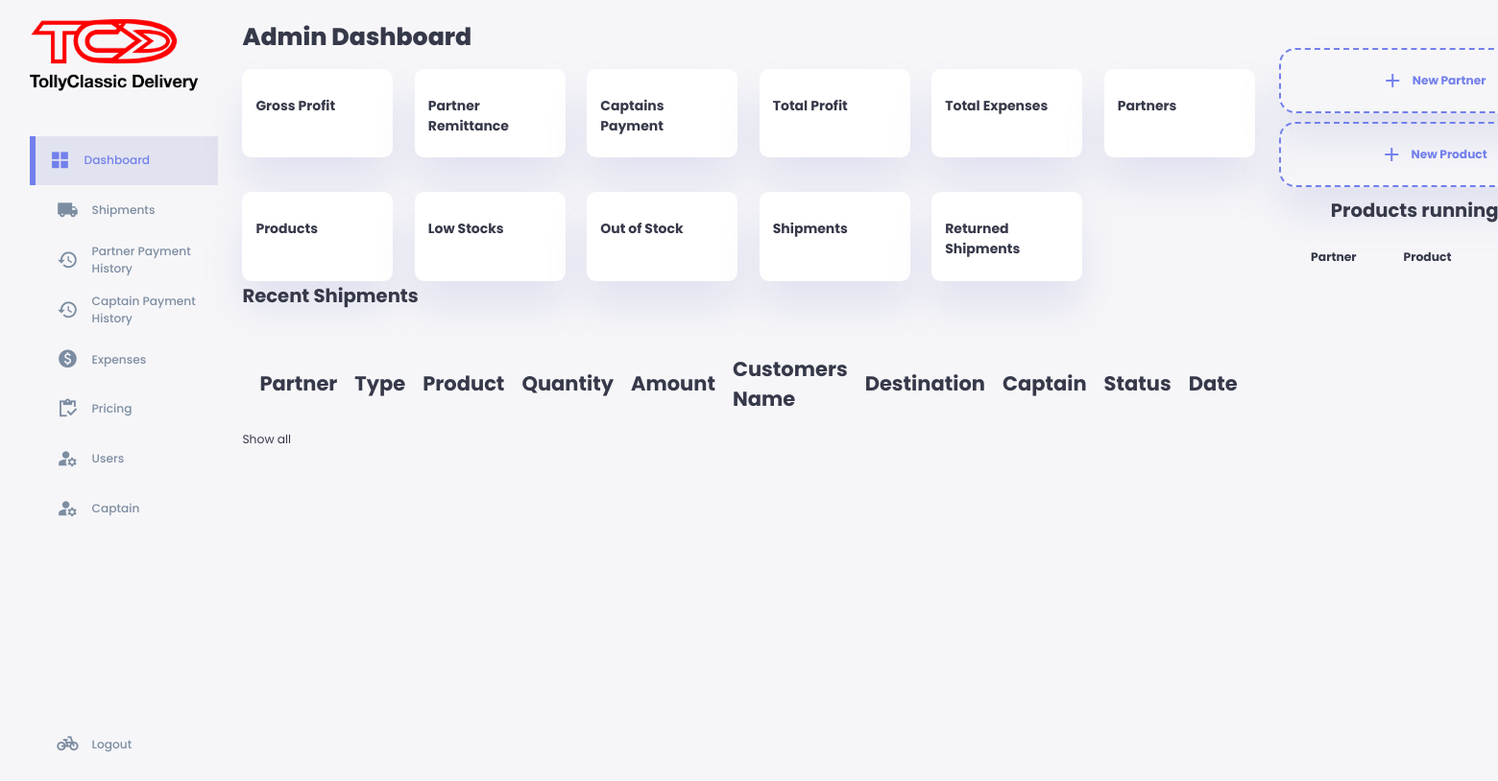
/abojuto/index.php, run on an earlier commit of the app's database.
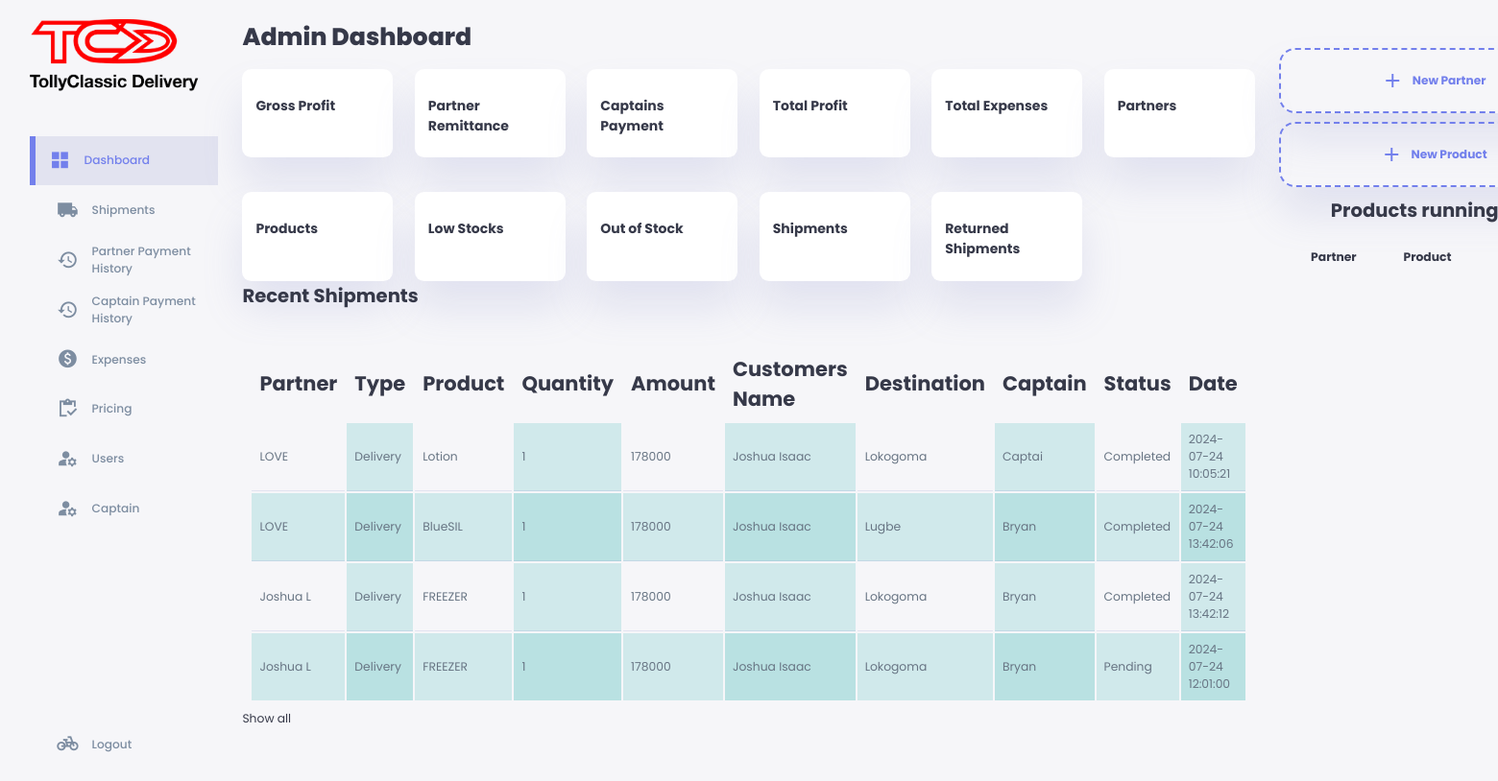
And on a later commit of the database.
### tables this page shows
CREATE TABLE `gbigbe` (
  `id` int(11) NOT NULL,
  `partner` varchar(100) NOT NULL,
  `shipmentType` varchar(100) NOT NULL,
  `product` varchar(255) NOT NULL,
  `availableUnit` varchar(100) NOT NULL,
  `quantity` varchar(100) NOT NULL,
  `unitPrice` varchar(100) NOT NULL,
  `amount` int(100) NOT NULL,
  `customersName` varchar(100) NOT NULL,
  `SOD` varchar(100) NOT NULL,
  `destination` varchar(100) NOT NULL,
  `customerContact` varchar(100) NOT NULL,
  `captain` varchar(100) NOT NULL,
  `status` varchar(100) NOT NULL,
  `paymentMethod` varchar(100) NOT NULL,
  `date` timestamp NOT NULL DEFAULT current_timestamp() ON UPDATE current_timestamp(),
  `accCaptain` varchar(100) NOT NULL,
  `accPartner` varchar(100) NOT NULL,
  `partnerReward` varchar(100) NOT NULL,
  `riderReward` varchar(100) NOT NULL,
  `profitReward` varchar(100) NOT NULL,
  `partnerPayStatus` varchar(100) NOT NULL,
  `captainPayStatus` varchar(100) NOT NULL,
  `returnReason` varchar(255) NOT NULL,
  `payID` varchar(100) NOT NULL
);

### abojuto/index.php (the view, shortened to what the changed rows need)
<!DOCTYPE html>
<html lang="en">
<head>
    <link rel="stylesheet" href="css/style.css">
</head>
<body>
    <div class="container">
        <main>
            <h1>Admin Dashboard</h1>
            <h2>Recent Shipments</h2>
            <table style="width: 100%;">
                <thead>
                    <tr>
                        <th>Partner</th>
                        <th>Type</th>
                        <th>Product</th>
                        <th>Quantity</th>
                        <th>Amount</th>
                        <th>Customers Name</th>
                        <th>Destination</th>
                        <th>Captain</th>
                        <th>Status</th>
                        <th>Date</th>
                    </tr>
                </thead>
                <tbody id="table-body">
                    <?php
                        require '../config.php';
                        $query = mysqli_query($conn, "SELECT partner, shipmentType, product, quantity, unitPrice, amount, customersName, destination, customerContact, captain, status, paymentMethod, date  FROM gbigbe ORDER BY partner DESC LIMIT 10");
                        while ($row = mysqli_fetch_array($query)) {
                            $partner = $row['partner'];
                            $shipmentType = $row['shipmentType'];
                            $product = $row['product'];
                            $quantity = $row['quantity'];
                            $amount = $row['amount'];
                            $customersName = $row['customersName'];
                            $destination = $row['destination'];
                            $captain = $row['captain'];
                            $status = $row['status'];
                            $date = $row['date'];
                            ?>
                    <tr>
                        <td><?php echo $partner; ?></td>
                        <td><?php echo $shipmentType; ?></td>
                        <td><?php echo $product; ?></td>
                        <td><?php echo $quantity; ?></td>
                        <td><?php echo $amount; ?></td>
                        <td><?php echo $customersName; ?></td>
                        <td><?php echo $destination; ?></td>
                        <td><?php echo $captain; ?></td>
                        <td><?php echo $status; ?></td>
                        <td><?php echo $date; ?></td>
                    </tr>
                    <?php } ?>
                </tbody>
            </table>
        </main>
        <div class="right">
            <div class="sales-analytics">
                <span>
                    <center>
                        <h2>Products running low</h2>
                    </center>
                </span>
                <table style="width: 100%;">
                    <thead>
                        <tr>
                            <th>Partner</th>
                            <th>Product</th>
                            <th>Quantity</th>
                        </tr>
                    </thead>
                </table>
            </div>
        </div>
    </div>
</body>
</html>

What changed in the data, as far as the page shows it:
added gbigbe: partner "LOVE", shipmentType "Delivery", product "Lotion", quantity "1", amount "178000", customersName "Joshua Isaac", destination "Lokogoma", captain "Captai", status "Completed", date "2024-07-24 10:05:21"
added gbigbe: partner "LOVE", shipmentType "Delivery", product "BlueSIL", quantity "1", amount "178000", customersName "Joshua Isaac", destination "Lugbe", captain "Bryan", status "Completed", date "2024-07-24 13:42:06"
added gbigbe: partner "Joshua L", shipmentType "Delivery", product "FREEZER", quantity "1", amount "178000", customersName "Joshua Isaac", destination "Lokogoma", captain "Bryan", status "Completed", date "2024-07-24 13:42:12"
added gbigbe: partner "Joshua L", shipmentType "Delivery", product "FREEZER", quantity "1", amount "178000", customersName "Joshua Isaac", destination "Lokogoma", captain "Bryan", status "Pending", date "2024-07-24 12:01:00"
